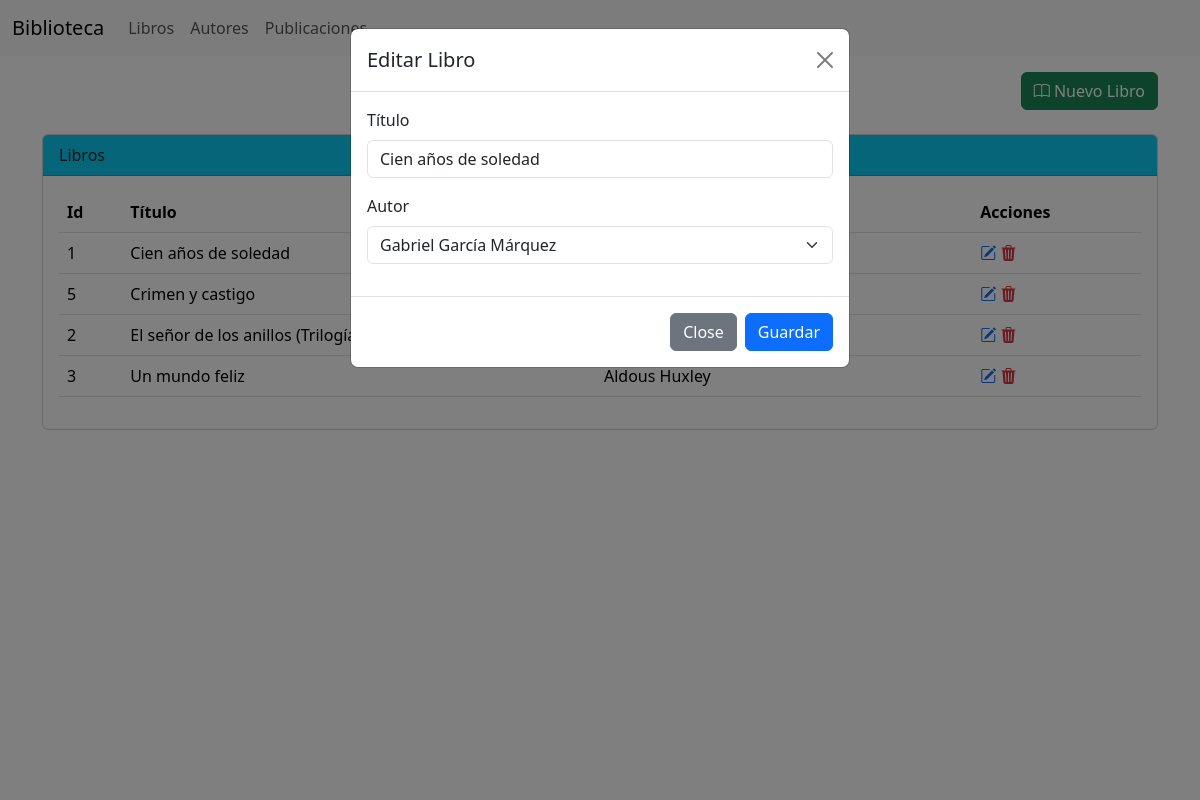
Screenshot of /books/1/edit/ with the database file from the repository.
### biblioteca_app/models.py (models this page shows, shortened)
class Book(models.Model):
    title = models.CharField(max_length=255)
    author = models.ForeignKey(Author, related_name="books", on_delete=models.CASCADE)
    created_at = models.DateTimeField(auto_now_add=True)
    updated_at = models.DateTimeField(auto_now=True)

class Author(models.Model):
    name        = models.CharField(max_length=255)
    created_at  = models.DateTimeField(auto_now_add=True)
    updated_at  = models.DateTimeField(auto_now=True)
    def __str__(self):
        return self.name

### biblioteca_app/views.py (the view, shortened to what this page needs)
# urls.py: path("books/<int:pk>/edit/", books_update, name="books_update"),
@require_http_methods(["GET", "POST"])
def books_update(request, pk):
    libro = get_object_or_404(Book, id=pk)
    libros = Book.objects.select_related("author").order_by("title")
    form = BookForm(instance=libro)
    context = {
            'libros' : libros,
            'modo': 'editar',
            'form': form,
            'abrir_modal': True
        }
    return render(request, "books_list.html", context)

### biblioteca_app/forms.py
class BookForm(forms.ModelForm):
    class Meta:
        model = Book
        fields = ["title", "author"]
        widgets= {
            'title': forms.TextInput(attrs={
                'class': 'form-control',
                'placeholder' : 'Ingrese el título del libro'
            }),
            'author': forms.Select(attrs={
                'class': 'form-select'
            }),
        }

### biblioteca_app/templates/books_list.html (shortened to what this page needs)
{% extends "base.html" %}
{% block extra_css %}
<link href="https://cdn.datatables.net/v/dt/dt-2.3.7/datatables.min.css" rel="stylesheet"
>
{% endblock %}
{% block content %}
<div class="mt-3 d-flex justify-content-end">
    <a class="btn btn-success" href="" data-bs-toggle="modal" data-bs-target="#bookModal">
        <i class="bi bi-book"></i> Nuevo Libro
    </a>
</div>
<div class="card mt-4">
    <div class="card-header bg-info">
        Libros
    </div>
    <div class="card-body">
        <table class="table" id="tabla-libros">
            <thead>
                <tr>
                    <th scope="col">Id</th>
                    <th scope="col">Título</th>
                    <th scope="col">Autor</th>
                    <th scope="col">Acciones</th>
                </tr>
            </thead>
            <tbody>
                {% for libro in libros %}
                <tr>
                    <td>{{ libro.id }}</td>
                    <td>{{ libro.title }}</td>
                    <td>{{ libro.author }}</td>
                    <td>
                        <div>
                            <a class="text-primary" href="{% url 'books_update' libro.id %}">
                                <i class="bi bi-pencil-square"></i></a>
                            <a
                            class="text-danger delete-btn"
                            href=""
                            data-url ="{% url 'books_delete' libro.id %}"
                            data-text ="Se eliminará {{ libro.title }}. Esta acción no se puede revertir"
                            data-title = "¿Eliminar Libro?"
                            >
                            <i class="bi bi-trash3-fill"></i>
                            </a>
                        </div>
                    </td>
                </tr>
                {% empty %}
                <tr>
                    <td>No hay libros</td>
                </tr>
                {% endfor %}
            </tbody>
        </table>
    </div>
</div>
<div class="modal fade" id="bookModal" tabindex="-1" aria-labelledby="bookModalLabel" aria-hidden="true">
    <div class="modal-dialog">
        <div class="modal-content">
            <form  action="{% if modo == 'crear' %}{% url 'books_create' %}{% endif %}"method="POST" novalidate>
            <div class="modal-header">
                <h1 class="modal-title fs-5" id="bookModalLabel">
                {% if modo == "crear" %}
                    Nuevo Libro
                {% else %}
                    Editar Libro
                {% endif %}
                </h1>
                <button type="button" class="btn-close" data-bs-dismiss="modal" aria-label="Close"></button>
            </div>
            <div class="modal-body">
                <div class="mb-3">
                    <label for="{{ form.title.id_for_label }}" class="form-label">Título</label>
                    {{ form.title }}
                </div>
                <div class="mb-3">
                    <label for="{{ form.author.id_for_label }}" class="form-label">Autor</label>
                    {{ form.author }}
                </div>
            </div>
            <div class="modal-footer">
                <button type="button" class="btn btn-secondary" data-bs-dismiss="modal">Close</button>
                <button type="submit" class="btn btn-primary">Guardar</button>
            </div>
            </form>
        </div>
    </div>
</div>
{% endblock %}

### rows the page displays
Book: id "1", title "Cien años de soledad", author "Gabriel García Márquez"
Book: id "5", title "Crimen y castigo"
Book: id "2", title "El señor de los anillos (Trilogía"
Book: id "3", title "Un mundo feliz", author "Aldous Huxley"
